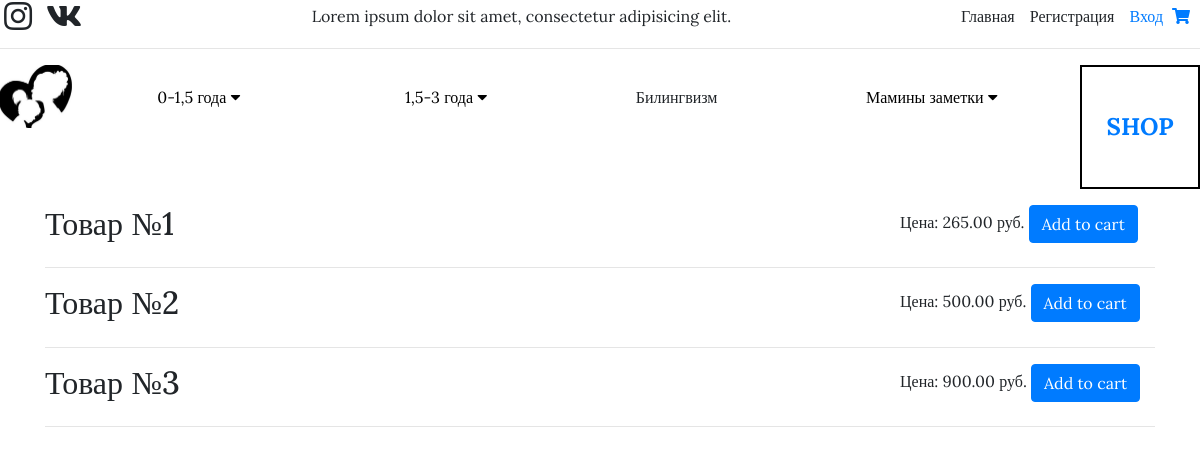
The app's page /shop/ with its own data.
### shop/models.py (models this page shows, shortened)
class Product(models.Model):
    title = models.CharField('Название', max_length=250)
    price = models.DecimalField('Цена', max_digits=10, decimal_places=2)
    class Meta:
        verbose_name = 'Товар'
        verbose_name_plural = 'Товары'

### shop/views.py (the view)
# urls.py: path('', blog_views.index, name='index'),
def index(request):
    products = Product.objects.all()
    context = {'products': products}
    return render(request, 'shop/index.html', context)

### cart/context_processors.py (called while the page is built)
def cart(request):
    cart = Cart(request)
    return {'CART':cart}

### shop/templates/shop/index.html (shortened to what this page needs)
{% extends 'blog/base.html' %}
{% block content %}
  {% for product in products %}
    <form class="" action="{% url 'cart:add_to_cart' product.id %}" method="post">
      <div class="row">
        <div class="col-9">
            <h2>{{ product.title }}</h2>
        </div>
        <div class="col-3">
          Цена: {{ product.price }} руб.
          <input type="submit" class="btn btn-primary" name="" value="Add to cart">
        </div>
      </div>
    </form>
    <hr>
  {% endfor %}
{% endblock %}

### blog/static/blog/css/julisa.css (style rules this page uses)
html { margin: auto; width: 100%; max-width: 1200px; }
body { font-family: 'Lora', serif; }

### records on screen
Product: title "Товар №1", price "265.00"
Product: title "Товар №2", price "500.00"
Product: title "Товар №3", price "900.00"
